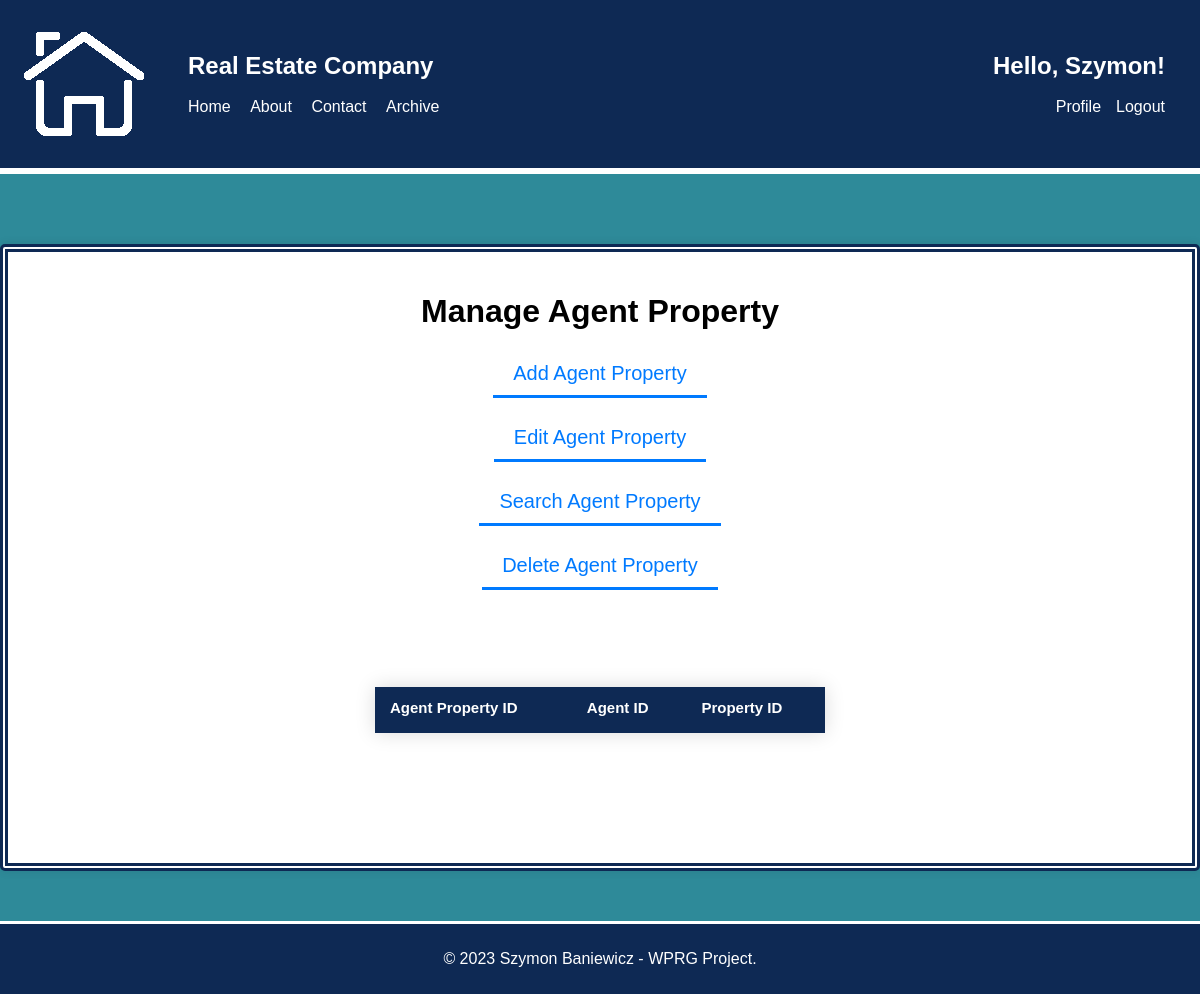
/php/CRUD/manage_agent_property.php (signed in), run on an earlier commit of the app's database.
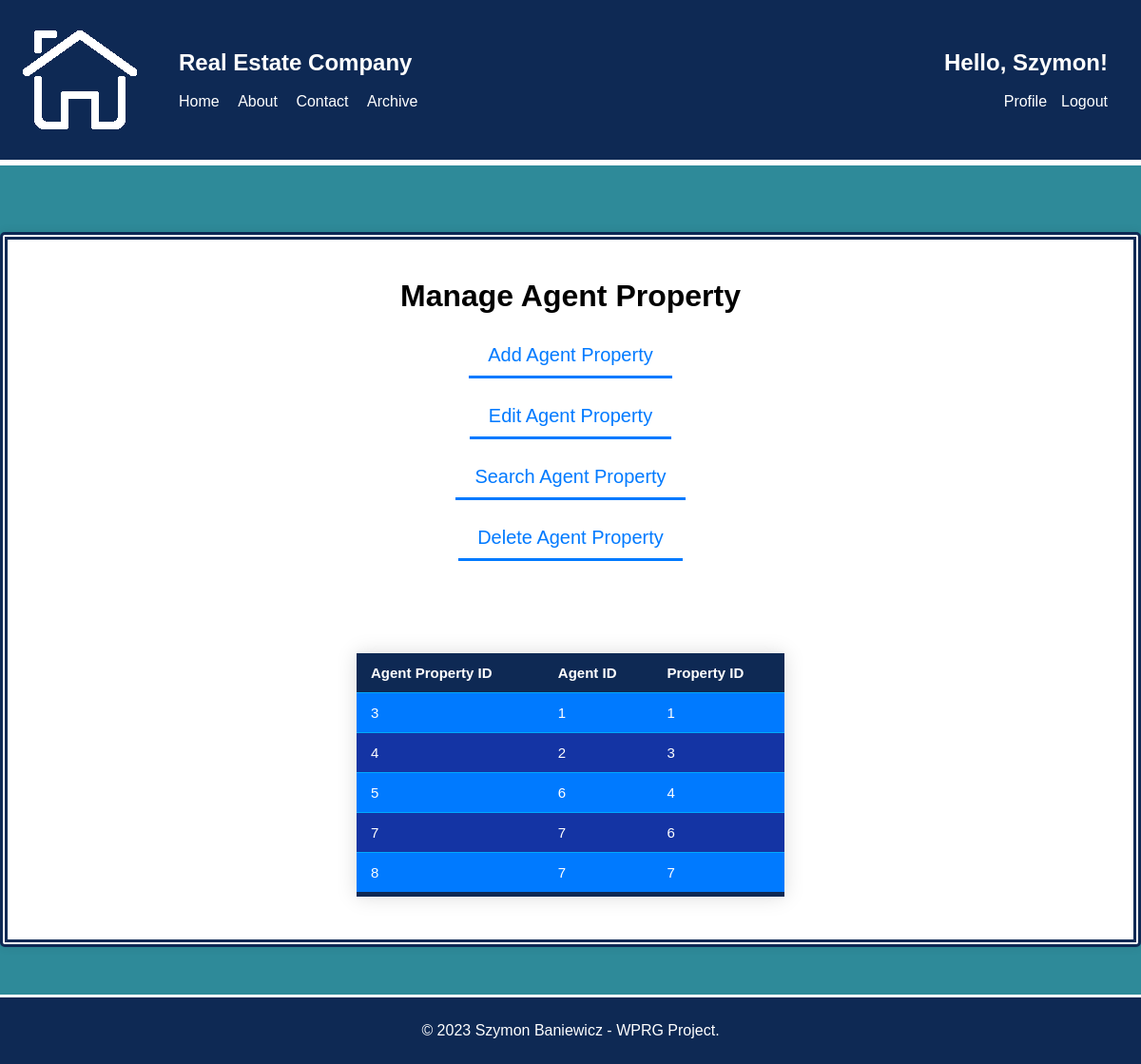
And on a later commit of the database.
### tables this page shows
CREATE TABLE `agent_property` (
  `agents_property_ID` int(11) NOT NULL,
  `Property_ID` int(11) NOT NULL,
  `Agent_ID` int(11) NOT NULL
);

### php/CRUD/manage_agent_property.php (the view, shortened to what this page needs)
<?php
require '../config.php';
$error_message = "";
if (!isset($_POST["search_agent_property"])) {
    $query = "SELECT * FROM agent_property";
    $stmt = $conn->prepare($query);
    $stmt->execute();
    $result = $stmt->get_result();
    $agent_properties = $result->fetch_all(MYSQLI_ASSOC);
}
?>
<!DOCTYPE html>
<html>
<head>
    <link rel="stylesheet" type="text/css" href="../../css/style.css">
</head>
<body>
<header>
    <div class="header-container">
        <div class="left-nav">
            <img src="../../img/logo.png">
            <nav>
                <ul>
                    <li><h1>Real Estate Company</h1></li><br><br>
                    <li><a href="../index.php">Home</a></li>
                    <li><a href="about.php">About</a></li>
                    <li><a href="contact.php">Contact</a></li>
                    <li><a href="../archive.php">Archive</a></li>
                </ul>
            </nav>
        </div>
        <?php
        if (isset($_SESSION['login_user'])) {
            echo '<div class="right-nav">';
            echo '<nav>';
            echo '<ul>';
            echo '<li><h1>Hello, ' . $_SESSION['first_name'] . '!</h1></li><br><br>';
            echo '<li><a href="../profile.php">Profile</a></li>';
            echo '<li><a href="../logout.php">Logout</a></li>';
            echo '</ul>';
            echo '</nav>';
            echo '</div>';
        } else {
            header("location: ../login.php");
            exit;
        }
        ?>
    </div>
</header>
<div class="content-section">
<div class="form-container-profile">
    <h1>Manage Agent Property</h1>
    <form method="POST" action="manage_agent_property.php">
        <input type="button" id="add-agent-property-button" value="Add Agent Property" class="form-button"><br><br>
        <input type="button" id="edit-agent-property-button" value="Edit Agent Property" class="form-button"><br><br>
        <input type="button" id="search-agent-property-button" value="Search Agent Property" class="form-button"><br><br>
        <input type="button" id="delete-agent-property-button" value="Delete Agent Property" class="form-button"><br><br><br>
    </form>
    <br><br>
    <?php if (!empty($error_message)) { ?>
        <p class="error"><?php echo "<div class='error-message'><h3>$error_message</h3></div>"; ?></p>
    <?php } else { ?>
    <div id='agent-property-list'>
    <table id="crud-table">
        <tr>
            <th>Agent Property ID</th>
            <th>Agent ID</th>
            <th>Property ID</th>
        </tr>
        <?php
            foreach ($agent_properties as $agent_property) {
                echo '<tr>';
                echo '<td>' . $agent_property["agents_property_ID"] . '</td>';
                echo '<td>' . $agent_property["Agent_ID"] . '</td>';
                echo '<td>' . $agent_property["Property_ID"] . '</td>';
                echo '</tr>';
            }
        ?>
    </table>
    </div>
    <?php } ?>
</div>
</div>
<footer>
    <p>&copy; 2023 Szymon Baniewicz - WPRG Project.</p>
</footer>
</body>
</html>

### css/style.css (style rules this page uses)
* { box-sizing: border-box; }
body { margin: 0; padding: 0; font-family: Arial, sans-serif; height: 100%; width: 100%; min-height: 100%; display: flex; flex-direction: column; }
header { background-color: #0E2954; color: #fff; padding: 20px; width: 100%; border-bottom: 3px white solid; }
.header-container { display: flex; flex-direction: row; justify-content: space-between; align-items: center; }
.left-nav, .right-nav { display: flex; align-items: center; list-style-type: none; padding: 0; }
.right-nav { text-align: right; }
.left-nav ul li, .right-nav ul li { list-style-type: none; }
.left-nav a, .right-nav a { color: inherit; text-decoration: none; }
nav ul li { margin-right: 15px; list-style-type: none; display: inline-block; }
header h1 { margin: 0; }
nav ul li a { color: #fff; text-decoration: none; }
.content-section { flex-grow: 1; display: flex; justify-content: center; background-color: #2E8A99; padding: 50px; text-align: center; min-height: calc(100vh - 50px); border-top: 3px white solid; }
footer { color: #fff; padding: 10px; text-align: center; margin-top: auto; width: 100%; background-color: #0E2954; border-top: 3px white solid; }
.form-button { padding: 10px 20px; font-size: 20px; background-color: transparent; color: #000; cursor: pointer; text-decoration: none; transition: color 0.3s, border-bottom-color 0.3s; border: none; color: #007aff; border-bottom: 3px solid #007aff; }
.form-container-profile { display: flex; flex-direction: column; align-items: center; width: 95%; min-width: 1200px; min-height: 330px; background-color: #fff; padding: 20px; border-radius: 5px; box-shadow: 0px 0px 10px 0px rgba(0,0,0,0.1); margin-top: 20px; border: 8px #0E2954 double; }
#crud-table { border-collapse: collapse; margin: 25px 0; font-size: 15px; min-width: 450px; box-shadow: 0 0 20px rgba(0, 0, 0, 0.15); background-color: #1434A4; color: #ffffff; text-align: left; }
#crud-table th { background-color: #0E2954; }
#crud-table th, td { padding: 12px 15px; }
#crud-table tbody tr { border-bottom: 1px solid #00a9ff;; }
#crud-table tbody tr:nth-of-type(even) { background-color: #007aff;; }
#crud-table tbody tr:last-of-type { border-bottom: 5px solid #0E2954; }

What changed in the data, as far as the page shows it:
added agent_property: agents_property_ID "3", Agent_ID "1", Property_ID "1"
added agent_property: agents_property_ID "4", Agent_ID "2", Property_ID "3"
added agent_property: agents_property_ID "5", Agent_ID "6", Property_ID "4"
added agent_property: agents_property_ID "7", Agent_ID "7", Property_ID "6"
added agent_property: agents_property_ID "8", Agent_ID "7", Property_ID "7"
